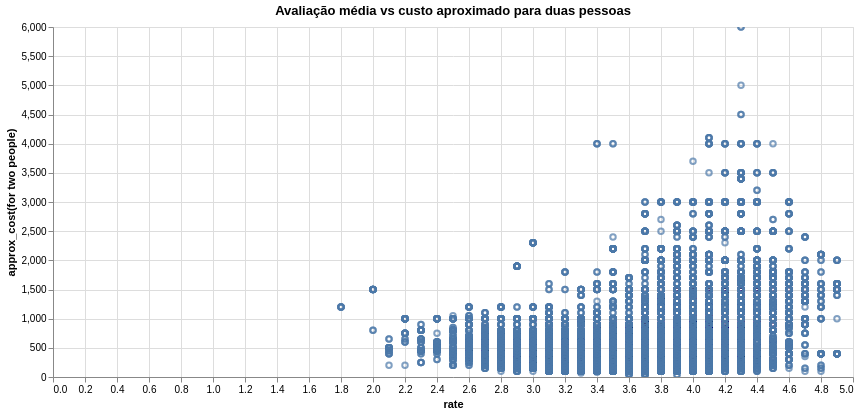

This figure's notebook cell:
### Code cell
restaurantes.plot.scatter(x = 'rate', y = 'approx_cost(for two people)').properties(width = 800, height = 350, title = 'Avaliação média vs custo aproximado para duas pessoas')

### Figure 1 — Vega specification as saved in the notebook (floating-point values rounded to 4 significant figures; data arrays with more than 128 entries replaced by an {"elided": "..."} marker saying what was removed)
{"$schema": "https://vega.github.io/schema/vega/v5.json", "data": [{"name": "param_9_store"}, {"name": "source_0", "values": {"elided": "41418 records"}}, {"name": "source_0_x_domain_rate", "values": [{"min": 1.8, "max": 4.9}]}, {"name": "source_0_y_domain_approx_cost(for two people)", "values": [{"min": 40.0, "max": 6000.0}]}], "signals": [{"name": "unit", "value": {}, "on": [{"events": "pointermove", "update": "isTuple(group()) ? group() : unit"}]}, {"name": "param_9", "update": "vlSelectionResolve(\"param_9_store\", \"union\")"}, {"name": "param_9_rate", "on": [{"events": [{"source": "view", "type": "dblclick"}], "update": "null"}, {"events": {"signal": "param_9_translate_delta"}, "update": "panLinear(param_9_translate_anchor.extent_x, -param_9_translate_delta.x / width)"}, {"events": {"signal": "param_9_zoom_delta"}, "update": "zoomLinear(domain(\"x\"), param_9_zoom_anchor.x, param_9_zoom_delta)"}]}, {"name": "param_9_approx_cost_for_two_people_", "on": [{"events": [{"source": "view", "type": "dblclick"}], "update": "null"}, {"events": {"signal": "param_9_translate_delta"}, "update": "panLinear(param_9_translate_anchor.extent_y, param_9_translate_delta.y / height)"}, {"events": {"signal": "param_9_zoom_delta"}, "update": "zoomLinear(domain(\"y\"), param_9_zoom_anchor.y, param_9_zoom_delta)"}]}, {"name": "param_9_tuple", "on": [{"events": [{"signal": "param_9_rate || param_9_approx_cost_for_two_people_"}], "update": "param_9_rate && param_9_approx_cost_for_two_people_ ? {unit: \"\", fields: param_9_tuple_fields, values: [param_9_rate,param_9_approx_cost_for_two_people_]} : null"}]}, {"name": "param_9_tuple_fields", "value": [{"field": "rate", "channel": "x", "type": "R"}, {"field": "approx_cost(for two people)", "channel": "y", "type": "R"}]}, {"name": "param_9_translate_anchor", "value": {}, "on": [{"events": [{"source": "scope", "type": "pointerdown"}], "update": "{x: x(unit), y: y(unit), extent_x: domain(\"x\"), extent_y: domain(\"y\")}"}]}, {"name": "param_9_translate_delta", "value": {}, "on": [{"events": [{"source": "window", "between": [{"source": "scope", "type": "pointerdown"}, {"source": "window", "type": "pointerup"}], "type": "pointermove", "consume": true}], "update": "{x: param_9_translate_anchor.x - x(unit), y: param_9_translate_anchor.y - y(unit)}"}]}, {"name": "param_9_zoom_anchor", "on": [{"events": [{"source": "scope", "consume": true, "type": "wheel"}], "update": "{x: invert(\"x\", x(unit)), y: invert(\"y\", y(unit))}"}]}, {"name": "param_9_zoom_delta", "on": [{"events": [{"source": "scope", "consume": true, "type": "wheel"}], "update": "pow(1.001, event.deltaY * pow(16, event.deltaMode))", "force": true}]}, {"name": "param_9_modify", "on": [{"events": {"signal": "param_9_tuple"}, "update": "modify(\"param_9_store\", param_9_tuple, true)"}]}], "marks": [{"type": "symbol", "name": "marks", "from": {"data": "source_0"}, "encode": {"update": {"opacity": {"value": 0.7}, "x": {"field": "rate", "scale": "x"}, "y": {"field": "approx_cost(for two people)", "scale": "y"}, "tooltip": {"signal": "{\"rate\": format(datum[\"rate\"], \"\"), \"approx_cost(for two people)\": format(datum[\"approx_cost(for two people)\"], \"\")}"}, "fill": {"value": "transparent"}, "stroke": {"value": "#4c78a8"}}}, "style": ["point"], "interactive": true, "clip": true}], "scales": [{"name": "x", "type": "linear", "domain": [{"signal": "(data(\"source_0_x_domain_rate\")[0] || {}).min"}, {"signal": "(data(\"source_0_x_domain_rate\")[0] || {}).max"}], "range": [0, {"signal": "width"}], "nice": true, "zero": true, "domainRaw": {"signal": "param_9[\"rate\"]"}}, {"name": "y", "type": "linear", "domain": [{"signal": "(data(\"source_0_y_domain_approx_cost(for two people)\")[0] || {}).min"}, {"signal": "(data(\"source_0_y_domain_approx_cost(for two people)\")[0] || {}).max"}], "range": [{"signal": "height"}, 0], "zero": true, "nice": true, "domainRaw": {"signal": "param_9[\"approx_cost(for two people)\"]"}}], "axes": [{"scale": "x", "tickCount": {"signal": "ceil(width/40)"}, "ticks": false, "orient": "bottom", "grid": true, "maxExtent": 0, "minExtent": 0, "aria": false, "zindex": 0, "gridScale": "y", "domain": false, "labels": false}, {"scale": "y", "gridScale": "x", "tickCount": {"signal": "ceil(height/40)"}, "grid": true, "orient": "left", "domain": false, "labels": false, "aria": false, "maxExtent": 0, "minExtent": 0, "ticks": false, "zindex": 0}, {"scale": "x", "orient": "bottom", "zindex": 0, "grid": false, "labelFlush": true, "title": "rate", "tickCount": {"signal": "ceil(width/40)"}, "labelOverlap": true}, {"scale": "y", "zindex": 0, "title": "approx_cost(for two people)", "grid": false, "orient": "left", "labelOverlap": true, "tickCount": {"signal": "ceil(height/40)"}}], "title": {"text": "Avaliação média vs custo aproximado para duas pessoas", "frame": "group"}, "padding": 5, "style": "cell", "width": 800, "height": 350, "background": "white"}
